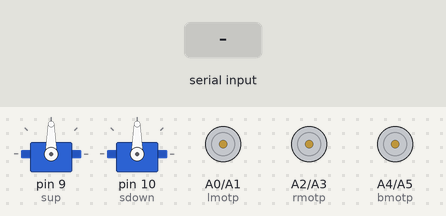
This sketch was run on a simulated Arduino Uno, built with avr-gcc and run on an emulated ATmega328P. Shown: 2 × servo, motor-driver pin pairs drawn as motors (green arrow = first pin HIGH = forward, orange = second pin HIGH = backward, longer = more drive). Inputs (shaded band) come from the test bench. No radio packets arrive unless stated.

Above: at 1.2 s.
1.3 s: "forward" received over the second serial link
At 2.3 s:
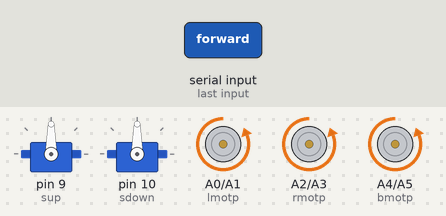
2.8 s: "backward" received over the second serial link
At 3.9 s:
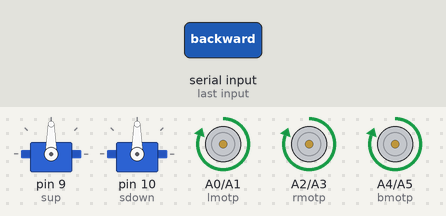
4.3 s: "left" received over the second serial link
At 4.7 s:
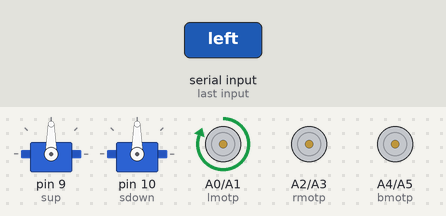
5.8 s: "right" received over the second serial link
At 6.2 s:
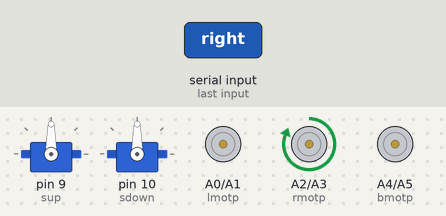
7.3 s: "down" received over the second serial link
At 8.2 s:
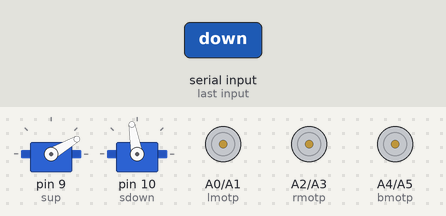
8.8 s: "up" received over the second serial link
At 9.8 s:
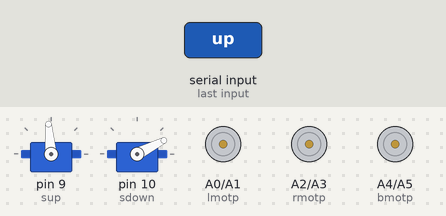
Timing chart, 0 to 11.3 s (numbered marks = the images above; inputs shaded):
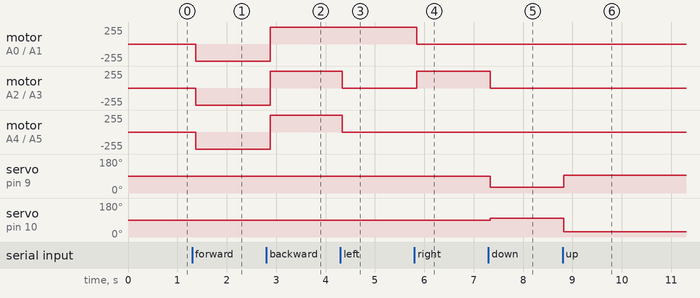

Measured:
- after the input at 1.3 s, motor on A0 (lmotp) / A1 (lmotn), motor on A2 (rmotp) / A3 (rmotn), motor on A4 (bmotp) / A5 (bmotn): stopped → backward 255/255 after 0.07 s
- after the input at 2.8 s, motor on A0 (lmotp) / A1 (lmotn), motor on A2 (rmotp) / A3 (rmotn), motor on A4 (bmotp) / A5 (bmotn): backward 255/255 → forward 255/255 after 0.08 s
- after the input at 4.3 s, motor on A2 (rmotp) / A3 (rmotn), motor on A4 (bmotp) / A5 (bmotn): forward 255/255 → stopped at once
- after the input at 5.8 s, motor on A0 (lmotp) / A1 (lmotn): forward 255/255 → stopped after 0.05 s; motor on A2 (rmotp) / A3 (rmotn): stopped → forward 255/255 after 0.05 s
- after the input at 7.3 s, motor on A2 (rmotp) / A3 (rmotn): forward 255/255 → stopped at once; servo on pin 9 (sup): 90° → 30° at once; servo on pin 10 (sdown): 90° → 100° at once
- after the input at 8.8 s, servo on pin 9 (sup): 30° → 95° at once; servo on pin 10 (sdown): 100° → 27° at once

The sketch:

Radio_Reciever_Voice.ino
```cpp
#include <RF24.h>
#include <RF24Network.h>
#include <SPI.h>
#include<Servo.h>
#include <SoftwareSerial.h>
//Radio Definitions
 RF24 radio(7, 8);               // nRF24L01 (CE,CSN)
RF24Network network(radio);      // Include the radio in the network
const uint16_t node00 = 00;   // Address of this node in Octal format ( 04,031, etc)
const uint16_t node01 = 01;      // Address of the other node in Octal format
const uint16_t node02 = 02;

const int button=5;
const int lmotp = A0;
const int lmotn =A1;
const int rmotp = A2;
const int rmotn = A3;
const int bmotp = A4;
const int bmotn = A5;
String voice;
Servo sup;
Servo sdown;
SoftwareSerial mySerial(3,2);
void forward(){
     digitalWrite(lmotp, LOW);
     digitalWrite(lmotn, HIGH);
     digitalWrite(rmotp, LOW);
     digitalWrite(rmotn, HIGH);
     digitalWrite(bmotp,LOW);
     digitalWrite(bmotn,HIGH);
     Serial.println("forward");
}

void Stop(){
     digitalWrite(lmotp, LOW);
     digitalWrite(lmotn, LOW);
     digitalWrite(rmotp, LOW);
     digitalWrite(rmotn, LOW);
     digitalWrite(bmotp,LOW);
     digitalWrite(bmotn,LOW);
     Serial.println("stop");
}
void backward(){
     digitalWrite(lmotp, HIGH);
     digitalWrite(lmotn, LOW);
     digitalWrite(rmotp, HIGH);
     digitalWrite(rmotn, LOW);
     digitalWrite(bmotp,HIGH);
     digitalWrite(bmotn,LOW);
     Serial.println("backward");
}
void down(){
     digitalWrite(lmotp, LOW);
     digitalWrite(lmotn, LOW);
     digitalWrite(rmotp, LOW);
     digitalWrite(rmotn, LOW);
     digitalWrite(bmotp,LOW);
     digitalWrite(bmotn,LOW);
     sup.write(30);//27//initial position
     sdown.write(100);
     Serial.println();
     Serial.println("up");
 }

  void up(){
     digitalWrite(lmotp, LOW);
     digitalWrite(lmotn, LOW);
     digitalWrite(rmotp, LOW);
     digitalWrite(rmotn, LOW);
     digitalWrite(bmotp,LOW);
     digitalWrite(bmotn,LOW);
     sup.write(95);//95/
     sdown.write(27);
     Serial.println("down");
  }

  void left(){
  digitalWrite(lmotp,HIGH);
  digitalWrite(lmotn,LOW);
  digitalWrite(rmotp,LOW);
  digitalWrite(rmotn,LOW);
  digitalWrite(bmotp,LOW);
  digitalWrite(bmotn,LOW);
  Serial.println("left");
  }

  void right(){
  digitalWrite(lmotp,LOW);
  digitalWrite(lmotn,LOW);
  digitalWrite(rmotp,HIGH);
  digitalWrite(rmotn,LOW);
  digitalWrite(bmotp,LOW);
  digitalWrite(bmotn,LOW);
  Serial.println("right");
  }

void setup() {
  SPI.begin();
  radio.begin();
  network.begin(90,node00);  //(channel, node address)
  radio.setDataRate(RF24_2MBPS);
  radio.setChannel(115);
  radio.setPALevel(RF24_PA_MAX);
  pinMode(button, INPUT_PULLUP);
  pinMode(lmotp, OUTPUT);
  pinMode(lmotn, OUTPUT);
  pinMode(rmotp, OUTPUT);
  pinMode(rmotn, OUTPUT);
  pinMode(bmotp, OUTPUT);
  pinMode(bmotn, OUTPUT);
  sup.attach(9);
  sdown.attach(10);
  mySerial.begin(9600);
  }
  void loop(){
    voiceControl();
    networkFun();
    }

  void networkFun(){
    network.update();
    if (network.available()){
    while ( network.available() ) {     // Is there any incoming data?
    RF24NetworkHeader header;
    int data;
    network.read(header, &data, sizeof(data));
    Serial.println(data);
    if(data==1){
      left();
      Serial.println("left");
      }
    else if(data==2){
      right();
      Serial.println("right");
      }
      else if(data==3){
      up();
      Serial.println("up");
      }
      else if(data==4){
      down();
      Serial.println("down");
      }
    // Read the incoming data
  }
  // LED Control at Node 02
  int buttonState = digitalRead(button);
  RF24NetworkHeader header2(node02);  // (Address where the data is going)
    int switch1=1;
    int switch0=0;
    if(buttonState==1){
    network.write(header2, &switch1, sizeof(switch1));
    }
    else {
    network.write(header2,&switch0,sizeof(switch0));
      }
  // Send the data
  }
}

  void voiceControl(){
    while (mySerial.available()){
  delay(10);
  char c = mySerial.read();
  if (c == '#') {break;} //Exit the loop when the # is detected after the word
  voice += c; //
  }
  if (voice.length() > 0) {
    Serial.println(voice);
       if(voice == "forward") {
        forward();
        }
  else if(voice == "backward"){
    backward();
    }
  else if(voice == "left"){
   left();
  }
  else if(voice == "right") {
    right();
  }
  else if(voice == "down") {
    down();
    }
  else if(voice == "up"||voice=="ap") {
    up();
    }
    else if(voice == "stop") {
    Stop();
    }

//-----------------------------------------------------------------------//
voice="";}}
```
